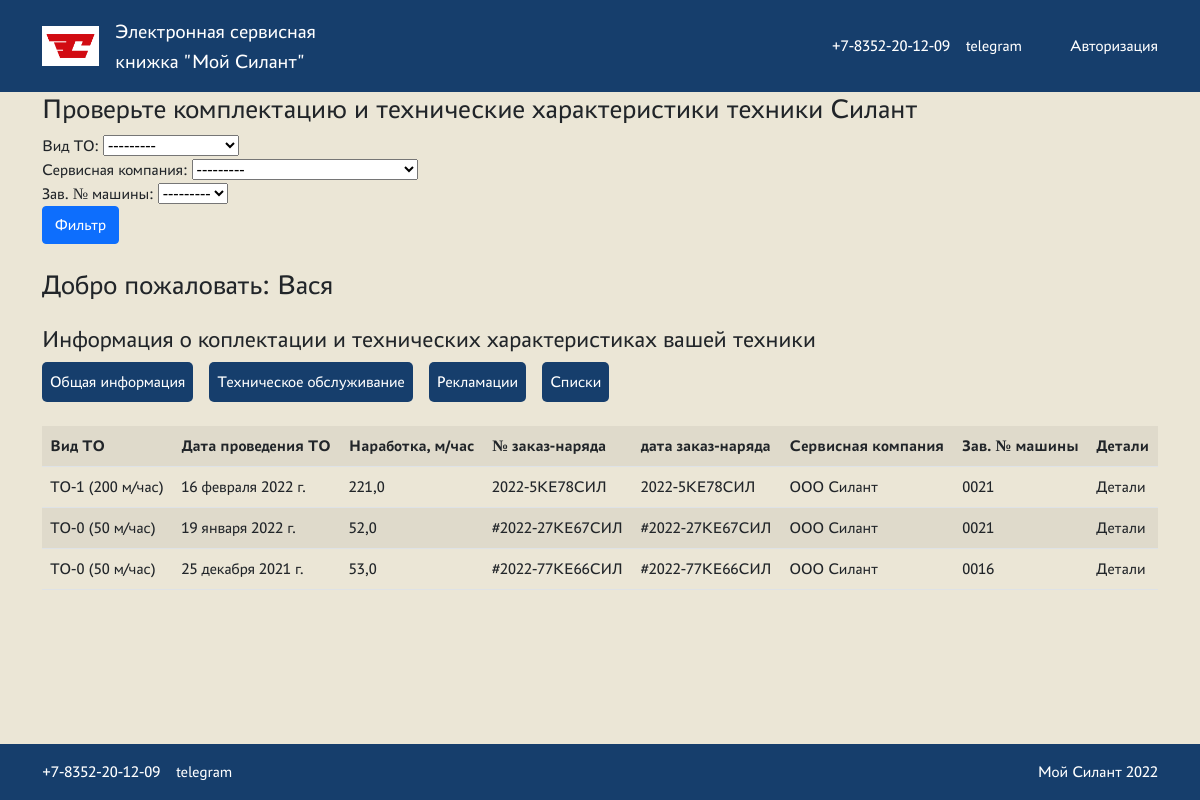
The app's page /maintenance/ (signed in) with its own data.
### src/models.py (models this page shows, shortened)
class Maintenance(models.Model):
    type_of_maintenance = models.ForeignKey(MaintenanceType, verbose_name="Вид ТО", on_delete=models.CASCADE)
    maintenance_date = models.DateField(verbose_name="Дата проведения ТО")
    operating_time = models.FloatField(verbose_name="Наработка, м/час")
    order_number = models.TextField(verbose_name="№ заказ-наряда")
    order_date = models.DateField(verbose_name="дата заказ-наряда")
    maintenance_organization = models.ForeignKey(ServiceCompany, verbose_name="Сервисная компания", on_delete=models.CASCADE)
    machine = models.ForeignKey(Machine, verbose_name="Зав. № машины", on_delete=models.CASCADE)
    class Meta:
        verbose_name = "Техническое обслуживание"
        ordering = ["-maintenance_date"]

class MaintenanceType(models.Model):
    name = models.TextField(verbose_name="Вид ТО")
    description = models.TextField(verbose_name="Описание")
    def __str__(self):
        return self.name
    class Meta:
        verbose_name = "Вид ТО"

class ServiceCompany(models.Model):
    name = models.TextField(verbose_name="Название сервисной компании")
    description = models.TextField(blank=True, verbose_name="Описание")
    def __str__(self):
        return self.name
    class Meta:
        verbose_name = "Сервисная компания"

class Machine(models.Model):
    machine_serial_number = models.TextField(unique=True, verbose_name="Зав. № машины")
    machine_model = models.ForeignKey(MachineModel, verbose_name="Модель техники", on_delete=models.CASCADE)
    engine_model = models.ForeignKey(EngineModel, verbose_name="Модель двигателя", on_delete=models.CASCADE)
    engine_serial_number = models.TextField(verbose_name="Зав. № двигателя")
    transmission_model = models.ForeignKey(TransmissionModel, verbose_name="Модель трансмиссии", on_delete=models.CASCADE)
    transmission_serial_number = models.TextField(verbose_name="Зав. № трансмиссии")
    driving_axle_model = models.ForeignKey(DrivingAxleModel, verbose_name="Модель ведущего моста", on_delete=models.CASCADE)
    driving_axle_serial_number = models.TextField(verbose_name="Зав. № ведущего моста")
    steering_axle_model = models.ForeignKey(SteeringAxleModel, verbose_name="Модель управляемого моста", on_delete=models.CASCADE)
    steering_axle_serial_number = models.TextField(verbose_name="Зав. № управляемого моста")
    contract = models.TextField(verbose_name="Договор поставки №, дата")
    from_factory_shipment_date = models.DateField(verbose_name="Дата отгрузки с завода")
    consignee = models.TextField(verbose_name="Грузополучатель (конечный потребитель)")
    delivery_address = models.TextField(verbose_name="Адрес поставки (эксплуатации)")
    additional_options = models.TextField(verbose_name="Комплектация (доп. опции)")
    client = models.TextField(verbose_name="Клиент")
    service_company = models.ForeignKey(ServiceCompany, verbose_name="Сервисная компания", on_delete=models.CASCADE)
    def __str__(self):
        return self.machine_serial_number
    class Meta:
        verbose_name = "Машина"
        ordering = ["-from_factory_shipment_date"]

### src/views.py (the view)
# urls.py: path("maintenance/", MaintenanceListView.as_view(), name="maintenance"),
class MaintenanceListView(LoginRequiredMixin, ListView):
    model = Maintenance
    template_name = "./maintenance/maintenances.html"
    def get_context_data(self, *args, **kwargs):
        filter = MaintenanceFilter(self.request.GET, queryset=self.get_queryset())
        manager = self.request.user.groups.filter(name="Менеджер")
        if not manager.exists():
            is_manager = "НЕ менеджер"
        else:
            is_manager = "Менеджер"
        context = {"filter": filter, "is_manager": is_manager}
        return context

### templates/maintenance/maintenances.html
<!DOCTYPE html>
{% extends 'default.html' %}
{% load static %}
{% block content %}
    <section class="maintenances">
        <h3 class="heading">Проверьте комплектацию и технические характеристики техники Силант</h3>
        <div class="maintenances__form">
            <form method="GET">
                {{ filter.form }}
                <input class="btn btn-primary" type="submit" value="Фильтр">
            </form>
        </div>
        <h3 class="heading mt-4">Добро пожаловать: {{ request.user.first_name }}</h3>
        <h4 class="search__description mt-4">
            Информация о коплектации и технических характеристиках вашей техники
        </h4>
        <nav class="btn-wrapper">
            <ul class="nav-btns">
                <li class="nav-item">
                    <a href="/machines/">Общая информация</a>
                </li>
                <li class="nav-item">
                    <a href="/maintenance/">Техническое обслуживание</a>
                </li>
                <li class="nav-item">
                    <a href="/claim/">Рекламации</a>
                </li>
                {% if is_manager == 'Менеджер' %}
                    <li class="nav-item">
                        <a href="/servicecompany/">Списки</a>
                    </li>
                {% endif %}
            </ul>
        </nav>
        <div class="table-responsive mt-4">
            <table class="table table-striped">
                <tbody>
                <tr>
                    <th>Вид ТО</th>
                    <th>Дата проведения ТО</th>
                    <th>Наработка, м/час</th>
                    <th>№ заказ-наряда</th>
                    <th>дата заказ-наряда</th>
                    <th>Сервисная компания</th>
                    <th>Зав. № машины</th>
                    <th>Детали</th>
                    {% for t in filter.qs %}
                        {% if t.client == request.user.first_name or t.service_company.name == request.user.first_name or is_manager == "Менеджер" %}
                            <tr>
                                <td>{{ t.type_of_maintenance }}</td>
                                <td>{{ t.maintenance_date }}</td>
                                <td>{{ t.operating_time }}</td>
                                <td>{{ t.order_number }}</td>
                                <td>{{ t.order_number }}</td>
                                <td>{{ t.maintenance_organization }}</td>
                                <td>{{ t.machine }}</td>
                                <td><a href="{% url 'maintenance_detail' t.pk %}">Детали</a></td>
                            </tr>
                        {% endif %}
                    {% endfor %}
                </tbody>
            </table>
        </div>
    </section>
{% endblock content %}

### templates/default.html (shortened to what this page needs)
<!DOCTYPE html>
<html lang="en">
<head>
    {% load static %}
    <link href="{% static 'css/bootstrap.min.css' %}" rel="stylesheet"/>
    <link href="{% static 'css/styles.css' %}" rel="stylesheet"/>
    <link href="{% static 'css/font.css' %}" rel="stylesheet"/>
</head>
<body>
<header class="header">
    <div class="container">
        <div class="header__wrapper">
            <div class="header__branding branding">
                <div class="branding__logo"><img src="{% static 'assets/Logo.jpg' %}" alt="Logo" class="branding__img">
                </div>
                <div class="branding__text"><a href="/machines">Электронная сервисная книжка "Мой Силант"</a></div>
            </div>
            <div class="header__content d-flex">
                <div class="header__contacts contacts d-flex">
                    <a href="tel:+7-8352-20-12-09">+7-8352-20-12-09</a>
                    <a href="#">telegram</a>
                </div>
                {% if is_authenticated %}
                <a href="http://localhost:8000/sign/logout" class="header__auth">Выйти</a>
                {% else %}
                <a href="http://localhost:8000/sign/login" class="header__auth">Авторизация</a>
                {% endif %}
            </div>
        </div>
    </div>
</header>
<main><div class="container">
    {% block content%}
    {% endblock content%}
</div>
</main>
<footer class="footer">
    <div class="container">
        <div class="footer__wrapper">
           <div class="footer__contacts contacts d-flex">
            <a href="tel:+7-8352-20-12-09">+7-8352-20-12-09</a>
            <a href="#">telegram</a>
        </div>
        <div class="footer__copyright">Мой Силант 2022</div>
        </div>
    </div>
</footer>
</body>
</html>

### static/css/styles.css (style rules this page uses)
:root { --color-primary: #163E6C; --color-secondary: #EBE6D6; --color-danger: #D20A11; --color-text-primary: #FFFFFF; }
*, *:before, *:after { margin: 0; padding: 0; box-sizing: border-box; }
a { text-decoration: none; color: inherit; }
ul,li { list-style-type: none; margin: 0; padding: 0; }
body { font-family: "PT Astra Sans"; margin: 0; display: flex; flex-direction: column; min-height: 100vh; }
main { flex: 1; background-color: var(--color-secondary); }
.header { background-color: var(--color-primary); color: var(--color-text-primary); }
.header__wrapper { display: flex; align-items: center; justify-content: space-between; padding: 1rem 0; }
.branding { display: flex; align-items: center; gap: 1rem; font-size: 20px; max-width: 300px; }
.branding__logo { width: 100px; }
.branding__img { width: 100%; }
.header__content, .contacts { gap: 1rem; }
.header__auth { padding-left: 2rem; }
.footer__wrapper { display: flex; align-items: center; justify-content: space-between; width: 100%; }
.footer { color: var(--color-text-primary); padding: 1rem 0; background-color: var(--color-primary); }
.nav-btns { display: flex; gap: 1rem; }
.nav-item { background-color: var(--color-primary); color: var(--color-text-primary); padding: 0.5rem; border-radius: 5px; }

### records on screen
Maintenance: type_of_maintenance "ТО-1 (200 м/час)", maintenance_date "16 февраля 2022 г.", operating_time "221,0", order_number "2022-5КЕ78СИЛ", maintenance_organization "ООО Силант", machine "0021"
Maintenance: type_of_maintenance "ТО-0 (50 м/час)", maintenance_date "19 января 2022 г.", operating_time "52,0", order_number "#2022-27КЕ67СИЛ", maintenance_organization "ООО Силант", machine "0021"
Maintenance: type_of_maintenance "ТО-0 (50 м/час)", maintenance_date "25 декабря 2021 г.", operating_time "53,0", order_number "#2022-77КЕ66СИЛ", maintenance_organization "ООО Силант", machine "0016"

### other values on screen
{{ request.user.first_name }} "Вася"
